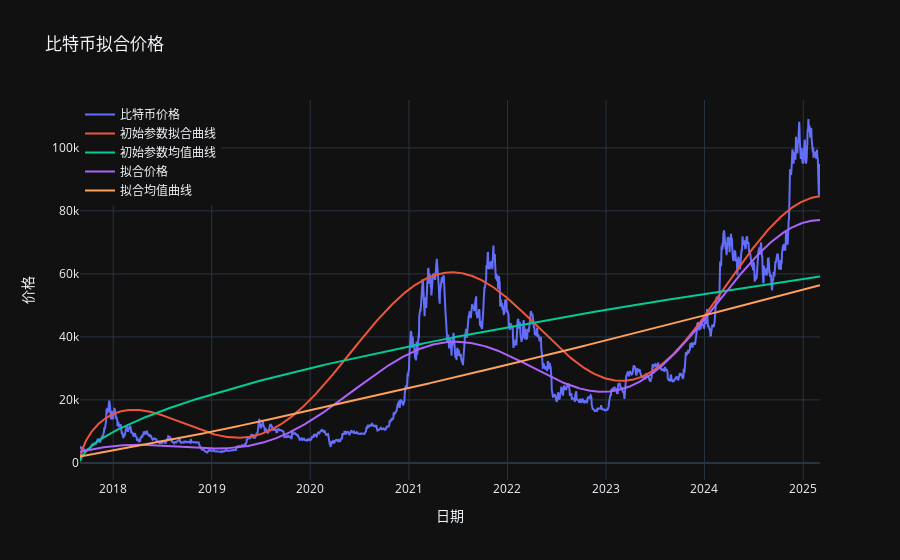

The code cell stored with this chart in its notebook:
### Code cell
# 创建价格图表
fig = make_subplots()

# 添加实际价格曲线
fig.add_trace(go.Scatter(x=df.index, y=y_data, mode='lines', name='比特币价格'))

# 添加初始参数拟合曲线
fig.add_trace(go.Scatter(x=df.index, y=y_true, mode='lines', name='初始参数拟合曲线'))

# 添加初始参数均值曲线
fig.add_trace(go.Scatter(x=df.index, y=y_true_m, mode='lines', name='初始参数均值曲线'))

# 添加拟合价格曲线
fig.add_trace(go.Scatter(x=df.index, y=y_regression_fit, mode='lines', name='拟合价格'))

# 添加拟合log均值曲线
fig.add_trace(go.Scatter(x=df.index, y=y_regression_fit_m, mode='lines', name='拟合均值曲线'))

# 更新布局
fig.update_layout(
    title='比特币拟合价格',
    xaxis_title='日期',
    yaxis_title='价格',
    legend=dict(x=0, y=1)
)

# 显示图表
fig.show()

### Figure 1 — Plotly figure (JSON) as saved in the notebook; plotly's stock layout.template omitted (floating-point values rounded to 4 significant figures; data arrays with more than 128 entries replaced by an {"elided": "..."} marker saying what was removed)
{"data": [{"mode": "lines", "name": "比特币价格", "x": {"elided": "2743 str values"}, "y": {"elided": "2743 float values"}, "type": "scatter"}, {"mode": "lines", "name": "初始参数拟合曲线", "x": {"elided": "2743 str values"}, "y": {"elided": "2743 float values"}, "type": "scatter"}, {"mode": "lines", "name": "初始参数均值曲线", "x": {"elided": "2743 str values"}, "y": {"elided": "2743 float values"}, "type": "scatter"}, {"mode": "lines", "name": "拟合价格", "x": {"elided": "2743 str values"}, "y": {"elided": "2743 float values"}, "type": "scatter"}, {"mode": "lines", "name": "拟合均值曲线", "x": {"elided": "2743 str values"}, "y": {"elided": "2743 float values"}, "type": "scatter"}], "layout": {"xaxis": {"anchor": "y", "domain": [0.0, 1.0], "title": {"text": "日期"}}, "yaxis": {"anchor": "x", "domain": [0.0, 1.0], "title": {"text": "价格"}}, "legend": {"x": 0, "y": 1}, "title": {"text": "比特币拟合价格"}}}
